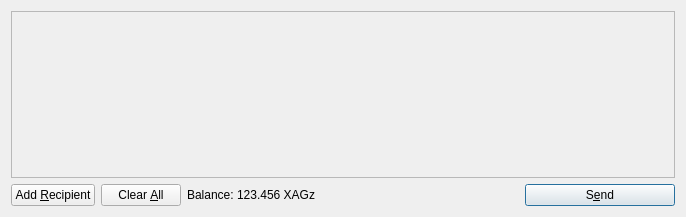
<?xml version="1.0" encoding="UTF-8"?>
<ui version="4.0">
 <class>SendCoinsDialog</class>
 <widget class="QDialog" name="SendCoinsDialog">
  <property name="geometry">
   <rect>
    <x>0</x>
    <y>0</y>
    <width>686</width>
    <height>217</height>
   </rect>
  </property>
  <property name="windowTitle">
   <string>Send Coins</string>
  </property>
  <layout class="QVBoxLayout" name="verticalLayout">
   <item>
    <widget class="QScrollArea" name="scrollArea">
     <property name="widgetResizable">
      <bool>true</bool>
     </property>
     <widget class="QWidget" name="scrollAreaWidgetContents">
      <property name="geometry">
       <rect>
        <x>0</x>
        <y>0</y>
        <width>666</width>
        <height>165</height>
       </rect>
      </property>
      <layout class="QVBoxLayout" name="verticalLayout_2">
       <property name="margin">
        <number>0</number>
       </property>
       <item>
        <layout class="QVBoxLayout" name="entries">
         <property name="spacing">
          <number>6</number>
         </property>
        </layout>
       </item>
       <item>
        <spacer name="verticalSpacer">
         <property name="orientation">
          <enum>Qt::Vertical</enum>
         </property>
         <property name="sizeHint" stdset="0">
          <size>
           <width>20</width>
           <height>40</height>
          </size>
         </property>
        </spacer>
       </item>
      </layout>
     </widget>
    </widget>
   </item>
   <item>
    <layout class="QHBoxLayout" name="horizontalLayout">
     <item>
      <widget class="QPushButton" name="addButton">
       <property name="toolTip">
        <string>Send to multiple recipients at once</string>
       </property>
       <property name="text">
        <string>Add &amp;Recipient</string>
       </property>
       <property name="icon">
        <iconset resource="../bitcoin.qrc">
         <normaloff>:/icons/add</normaloff>:/icons/add</iconset>
       </property>
       <property name="autoDefault">
        <bool>false</bool>
       </property>
      </widget>
     </item>
     <item>
      <widget class="QPushButton" name="clearButton">
       <property name="sizePolicy">
        <sizepolicy hsizetype="Minimum" vsizetype="Fixed">
         <horstretch>0</horstretch>
         <verstretch>0</verstretch>
        </sizepolicy>
       </property>
       <property name="toolTip">
        <string>Remove all transaction fields</string>
       </property>
       <property name="text">
        <string>Clear &amp;All</string>
       </property>
       <property name="icon">
        <iconset resource="../bitcoin.qrc">
         <normaloff>:/icons/remove</normaloff>:/icons/remove</iconset>
       </property>
       <property name="autoRepeatDelay">
        <number>300</number>
       </property>
       <property name="autoDefault">
        <bool>false</bool>
       </property>
      </widget>
     </item>
     <item>
      <layout class="QHBoxLayout" name="horizontalLayout_2">
       <property name="spacing">
        <number>3</number>
       </property>
       <item>
        <widget class="QLabel" name="label">
         <property name="text">
          <string>Balance:</string>
         </property>
        </widget>
       </item>
       <item>
        <widget class="QLabel" name="labelBalance">
         <property name="cursor">
          <cursorShape>IBeamCursor</cursorShape>
         </property>
         <property name="text">
          <string>123.456 XAGz</string>
         </property>
         <property name="textInteractionFlags">
          <set>Qt::LinksAccessibleByMouse|Qt::TextSelectableByKeyboard|Qt::TextSelectableByMouse</set>
         </property>
        </widget>
       </item>
      </layout>
     </item>
     <item>
      <spacer name="horizontalSpacer">
       <property name="orientation">
        <enum>Qt::Horizontal</enum>
       </property>
       <property name="sizeHint" stdset="0">
        <size>
         <width>40</width>
         <height>20</height>
        </size>
       </property>
      </spacer>
     </item>
     <item>
      <widget class="QPushButton" name="sendButton">
       <property name="minimumSize">
        <size>
         <width>150</width>
         <height>0</height>
        </size>
       </property>
       <property name="toolTip">
        <string>Confirm the send action</string>
       </property>
       <property name="text">
        <string>S&amp;end</string>
       </property>
       <property name="icon">
        <iconset resource="../bitcoin.qrc">
         <normaloff>:/icons/send</normaloff>:/icons/send</iconset>
       </property>
       <property name="default">
        <bool>true</bool>
       </property>
      </widget>
     </item>
    </layout>
   </item>
  </layout>
 </widget>
 <resources>
  <include location="../bitcoin.qrc"/>
 </resources>
 <connections/>
</ui>
